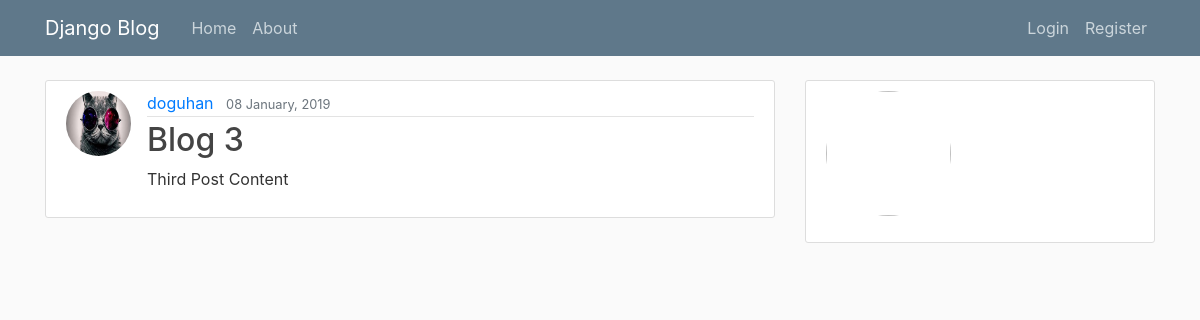
Screenshot of /post/3/ with the database file from the repository.
### myapp/models.py (models this page shows, shortened)
class Post(models.Model):
    title = models.CharField(max_length=100)
    content = models.TextField()
    date_posted = models.DateTimeField(default=timezone.now)
    author = models.ForeignKey(User, on_delete=models.CASCADE)

### users/models.py (models this page shows, shortened)
class Profile(models.Model):
    user = models.OneToOneField(User, on_delete=models.CASCADE)
    image = models.ImageField(default = 'default.jpg', upload_to='profile_pics')

### myapp/views.py (the view)
# urls.py: path('post/<int:pk>/', PostDetailView.as_view(), name='post_detail'),
class PostDetailView(DetailView):
    model = Post
    template_name = 'blog/post_detail.html'

### myapp/templates/blog/post_detail.html (shortened to what this page needs)
{% extends "blog/base.html" %}
{% block content %}
    <article class="media content-section">
        <img class="rounded-circle article-img" src="{{ object.author.profile.image.url }}">
        <div class="media-body">
            <div class="article-metadata">
            <a class="mr-2" href="{% url 'user-posts' object.author.username %}">{{ object.author }}</a>
            <small class="text-muted">{{ object.date_posted|date:"d F, Y" }}</small>
            </div>
            <h2 class="article-title" href="{% url 'post_detail' post.id %}">{{ object.title }}</h2>
            <p class="article-content">{{ object.content }}</p>
        </div>
    </article>
{% endblock content %}

### myapp/static/blog/main.css (style rules this page uses)
body { background: #fafafa; color: #333333; margin-top: 5rem; }
h1, h2, h3, h4, h5, h6 { color: #444444; }
.content-section { background: #ffffff; padding: 10px 20px; border: 1px solid #dddddd; border-radius: 3px; margin-bottom: 20px; }
.article-title { color: #444444; }
.article-content { white-space: pre-line; }
.article-img { height: 65px; width: 65px; margin-right: 16px; }
.article-metadata { padding-bottom: 1px; margin-bottom: 4px; border-bottom: 1px solid #e3e3e3 }

### rows the page displays
Post: author.profile.image (picture), author "doguhan", date_posted "08 January, 2019", title "Blog 3", content "Third Post Content"
